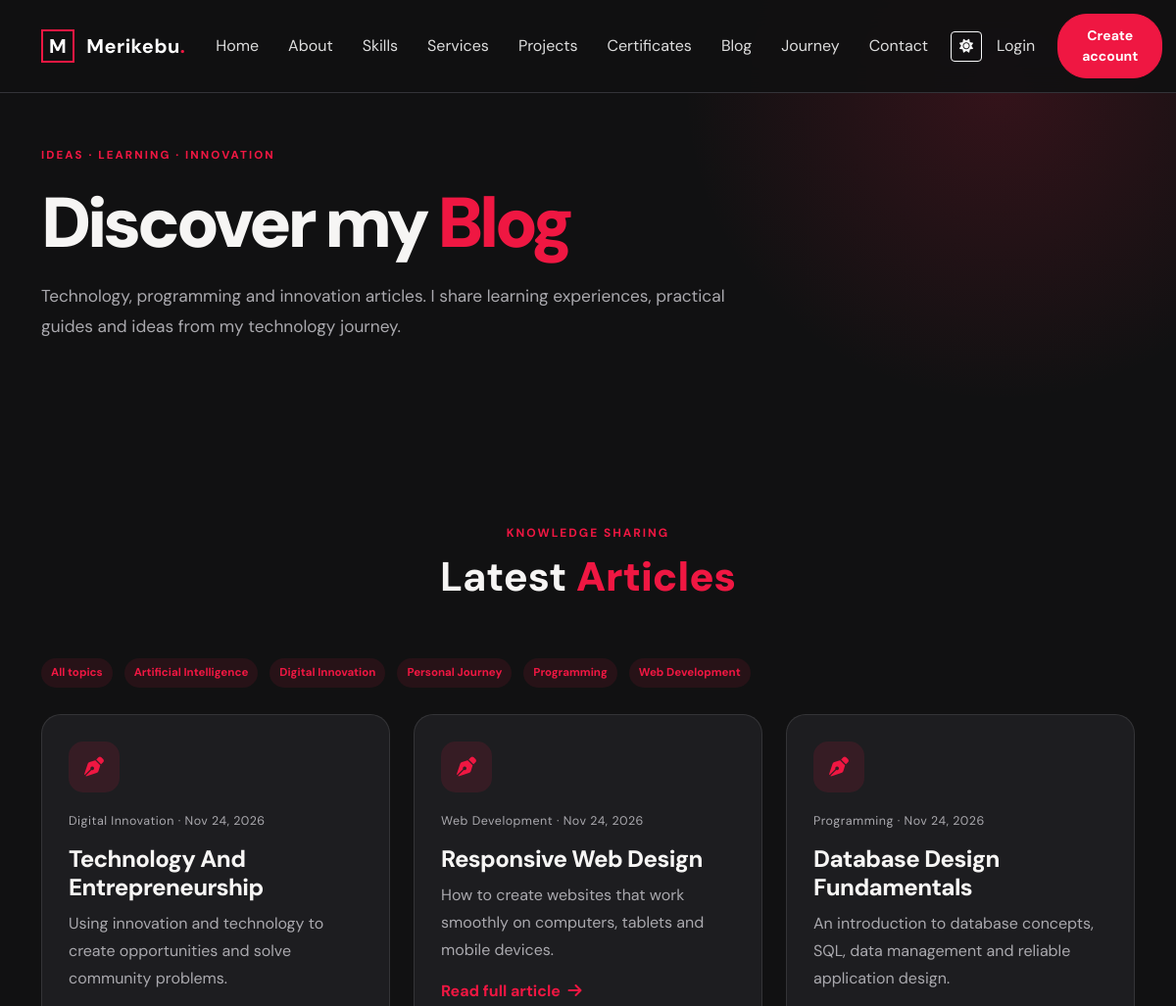
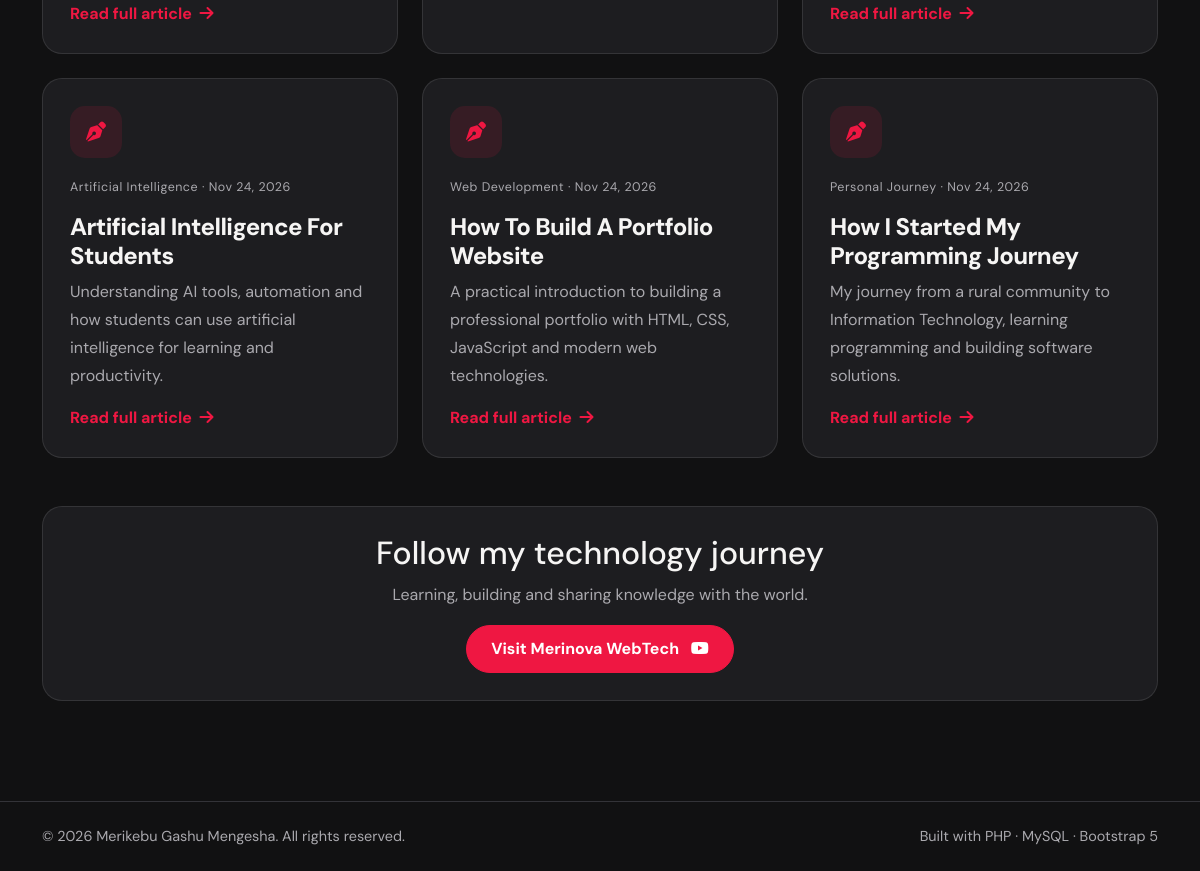
Screenshot of /blog.php with the database file from the repository (2 pictures, top to bottom).
### tables this page shows
CREATE TABLE IF NOT EXISTS blog_posts (
 id INT AUTO_INCREMENT PRIMARY KEY,
 title VARCHAR(220) NOT NULL,
 slug VARCHAR(240) NOT NULL UNIQUE,
 excerpt TEXT NOT NULL,
 content LONGTEXT NOT NULL,
 category VARCHAR(100) NOT NULL DEFAULT 'Technology',
 cover_image VARCHAR(255) DEFAULT '',
 published TINYINT(1) NOT NULL DEFAULT 1,
 published_at DATETIME DEFAULT CURRENT_TIMESTAMP,
 created_at TIMESTAMP DEFAULT CURRENT_TIMESTAMP
);

### config/functions.php (called while the page is built, shortened)
<?php
function e($v): string { return htmlspecialchars((string)$v, ENT_QUOTES, 'UTF-8'); }
function logged_in(): bool { return !empty($_SESSION['user_id']); }

### blog.php (the view)
<?php
require_once __DIR__.'/config/functions.php';$pageTitle='Blog';
$posts=$pdo->query("SELECT * FROM blog_posts WHERE published=1 ORDER BY published_at DESC,id DESC")->fetchAll();
$cats=$pdo->query("SELECT DISTINCT category FROM blog_posts WHERE published=1 ORDER BY category")->fetchAll(PDO::FETCH_COLUMN);
include __DIR__.'/includes/header.php';?>
<section class="inner-hero"><div class="container"><span class="eyebrow">IDEAS · LEARNING · INNOVATION</span><h1>Discover my <b>Blog</b></h1><p>Technology, programming and innovation articles. I share learning experiences, practical guides and ideas from my technology journey.</p></div></section>
<section class="section"><div class="container"><div class="section-heading"><span>KNOWLEDGE SHARING</span><h2>Latest <b>Articles</b></h2></div><div class="d-flex flex-wrap gap-2 mb-4"><span class="tag-pill">All topics</span><?php foreach($cats as $cat):?><span class="tag-pill"><?=e($cat)?></span><?php endforeach;?></div><div class="row g-4"><?php foreach($posts as $post):?><div class="col-md-6 col-lg-4"><article class="content-card"><div class="card-icon"><i class="fa-solid fa-pen-nib"></i></div><div class="meta-line"><?=e($post['category'])?> · <?=date('M j, Y',strtotime($post['published_at']))?></div><h3 class="h4 mt-3"><?=e($post['title'])?></h3><p><?=e($post['excerpt'])?></p><a class="text-link" href="<?=BASE_URL?>/blog-post.php?slug=<?=urlencode($post['slug'])?>">Read full article <i class="fa-solid fa-arrow-right ms-1"></i></a></article></div><?php endforeach;?></div><div class="content-card text-center mt-5"><h2>Follow my technology journey</h2><p>Learning, building and sharing knowledge with the world.</p><a class="btn btn-accent" href="https://www.youtube.com/@MerinovaWebTech" target="_blank" rel="noopener">Visit Merinova WebTech <i class="fa-brands fa-youtube ms-2"></i></a></div></div></section>
<?php include __DIR__.'/includes/footer.php';?>

### includes/header.php (shortened to what this page needs)
<?php require_once __DIR__.'/../config/functions.php'; $siteName=setting($pdo,'site_name','Merikebu Gashu'); ?>
<!doctype html><html lang="en"><head><meta charset="utf-8"><meta name="viewport" content="width=device-width,initial-scale=1">
<link href="https://cdn.jsdelivr.net/npm/bootstrap@5.3.3/dist/css/bootstrap.min.css" rel="stylesheet">
<link href="https://cdnjs.cloudflare.com/ajax/libs/font-awesome/6.5.2/css/all.min.css" rel="stylesheet">
<link href="<?=BASE_URL?>/assets/css/style.css" rel="stylesheet"></head><body>
<nav class="navbar navbar-expand-lg navbar-dark fixed-top site-nav"><div class="container">
<a class="navbar-brand fw-bold" href="<?=BASE_URL?>/index.php"><span class="brand-mark">M</span> Merikebu<span class="accent">.</span></a>
<div class="collapse navbar-collapse" id="nav"><ul class="navbar-nav ms-auto align-items-lg-center">
<li class="nav-item"><a class="nav-link" href="<?=BASE_URL?>/#home">Home</a></li><li class="nav-item"><a class="nav-link" href="<?=BASE_URL?>/about.php">About</a></li>
<li class="nav-item"><a class="nav-link" href="<?=BASE_URL?>/skills.php">Skills</a></li><li class="nav-item"><a class="nav-link" href="<?=BASE_URL?>/#services">Services</a></li>
<li class="nav-item"><a class="nav-link" href="<?=BASE_URL?>/projects.php">Projects</a></li><li class="nav-item"><a class="nav-link" href="<?=BASE_URL?>/certificates.php">Certificates</a></li><li class="nav-item"><a class="nav-link" href="<?=BASE_URL?>/blog.php">Blog</a></li><li class="nav-item"><a class="nav-link" href="<?=BASE_URL?>/experience.php">Journey</a></li><li class="nav-item"><a class="nav-link" href="<?=BASE_URL?>/contact-page.php">Contact</a></li>
<li class="nav-item ms-lg-2"><button class="btn btn-sm btn-outline-light" id="themeToggle" aria-label="Toggle theme"><i class="fa-solid fa-sun"></i></button></li>
<?php if(logged_in()): ?><li class="nav-item"><a class="nav-link" href="<?=BASE_URL?>/user/dashboard.php">My account</a></li><li class="nav-item"><a class="nav-link" href="<?=BASE_URL?>/auth/logout.php">Logout</a></li>
<?php else: ?><li class="nav-item"><a class="nav-link" href="<?=BASE_URL?>/auth/login.php">Login</a></li><li class="nav-item"><a class="btn btn-accent btn-sm ms-lg-2" href="<?=BASE_URL?>/auth/register.php">Create account</a></li><?php endif; ?>
</ul></div></div></nav><main>

### includes/footer.php
</main><footer class="footer py-4"><div class="container d-flex flex-column flex-md-row justify-content-between gap-2"><span>© <?=date('Y')?> Merikebu Gashu Mengesha. All rights reserved.</span><span>Built with PHP · MySQL · Bootstrap 5</span></div></footer>
<script>window.APP_BASE=<?=json_encode(BASE_URL)?>;</script><script src="https://cdn.jsdelivr.net/npm/bootstrap@5.3.3/dist/js/bootstrap.bundle.min.js"></script><script src="<?=BASE_URL?>/assets/js/app.js"></script></body></html>

### assets/css/style.css (style rules this page uses)
:root { --bg: #111112; --panel: #1d1d20; --panel2: #242428; --text: #f6f5f4; --muted: #aaa9ae; --accent: #ef1742; --line: #333338; }
* { box-sizing: border-box; }
html { scroll-behavior: smooth; scroll-padding-top: 85px; }
body { margin: 0; background: var(--bg); color: var(--text); font-family: "DM Sans", sans-serif; transition: 0.25s; }
a { color: var(--accent); text-decoration: none; }
.accent { color: var(--accent); }
.site-nav { background: rgba(17, 17, 18, 0.92); backdrop-filter: blur(14px); border-bottom: 1px solid var(--line); padding: 14px 0; }
.navbar-brand { letter-spacing: 0.5px; }
.brand-mark { display: inline-grid; place-items: center; width: 34px; height: 34px; border: 2px solid var(--accent); margin-right: 7px; }
.nav-link { color: #ddd !important; margin: 0 7px; }
.btn-accent { background: var(--accent); border: 1px solid var(--accent); color: white; border-radius: 30px; padding: 11px 24px; font-weight: 700; }
.eyebrow, .section-heading > span { font-size: 0.75rem; letter-spacing: 2px; color: var(--accent); font-weight: 700; }
.section { padding: 100px 0; }
.section-heading { text-align: center; margin-bottom: 55px; }
.section-heading h2 { font-size: 2.6rem; font-weight: 700; margin-top: 10px; }
.section-heading h2 b { color: var(--accent); }
.text-link { font-weight: 700; }
.footer { border-top: 1px solid var(--line); color: var(--muted); font-size: 0.9rem; }
.contact-kicker, .eyebrow { font-size: 0.72rem; font-weight: 800; letter-spacing: 0.18em; color: var(--accent, #ed1d45); display: inline-flex; align-items: center; gap: 10px; }
.inner-hero { padding: 145px 0 65px; background: radial-gradient( circle at 85% 20%, rgba(237, 29, 69, 0.16), transparent 30% ), var(--bg, #111); }
.inner-hero h1 { font-size: clamp(2.7rem, 6vw, 5rem); font-weight: 850; letter-spacing: -0.06em; margin: 16px 0; }
.inner-hero h1 b { color: var(--accent, #ed1d45); }
.inner-hero p { max-width: 720px; color: var(--muted, #aaa); font-size: 1.08rem; line-height: 1.8; }
.content-card { height: 100%; padding: 27px; border: 1px solid var(--border, rgba(255, 255, 255, 0.1)); border-radius: 20px; background: var(--panel, #1b1b20); transition: 0.25s; }
.content-card h3, .content-card h4 { font-weight: 800; letter-spacing: -0.025em; }
.content-card p { color: var(--muted, #aaa); line-height: 1.75; }
.card-icon { width: 52px; height: 52px; border-radius: 15px; display: grid; place-items: center; background: rgba(237, 29, 69, 0.12); color: var(--accent, #ed1d45); font-size: 1.25rem; margin-bottom: 20px; }
.meta-line { font-size: 0.78rem; color: var(--muted, #aaa); letter-spacing: 0.04em; }
.tag-pill { display: inline-block; padding: 6px 10px; border-radius: 30px; background: rgba(237, 29, 69, 0.1); color: var(--accent, #ed1d45); font-size: 0.72rem; font-weight: 700; margin: 3px 4px 3px 0; }

### rows the page displays
blog_posts: category "Digital Innovation", published_at "Nov 24, 2026", title "Technology And Entrepreneurship", excerpt "Using innovation and technology to create opportunities and solve community problems."
blog_posts: category "Web Development", published_at "Nov 24, 2026", title "Responsive Web Design", excerpt "How to create websites that work smoothly on computers, tablets and mobile devices."
blog_posts: category "Programming", published_at "Nov 24, 2026", title "Database Design Fundamentals", excerpt "An introduction to database concepts, SQL, data management and reliable application design."
blog_posts: category "Artificial Intelligence", published_at "Nov 24, 2026", title "Artificial Intelligence For Students", excerpt "Understanding AI tools, automation and how students can use artificial intelligence for learning and productivity."
blog_posts: category "Web Development", published_at "Nov 24, 2026", title "How To Build A Portfolio Website", excerpt "A practical introduction to building a professional portfolio with HTML, CSS, JavaScript and modern web technologies."
blog_posts: category "Personal Journey", published_at "Nov 24, 2026", title "How I Started My Programming Journey", excerpt "My journey from a rural community to Information Technology, learning programming and building software solutions."

### other values shown
$cat "Artificial Intelligence"
$cat "Digital Innovation"
$cat "Personal Journey"
$cat "Programming"
$cat "Web Development"
